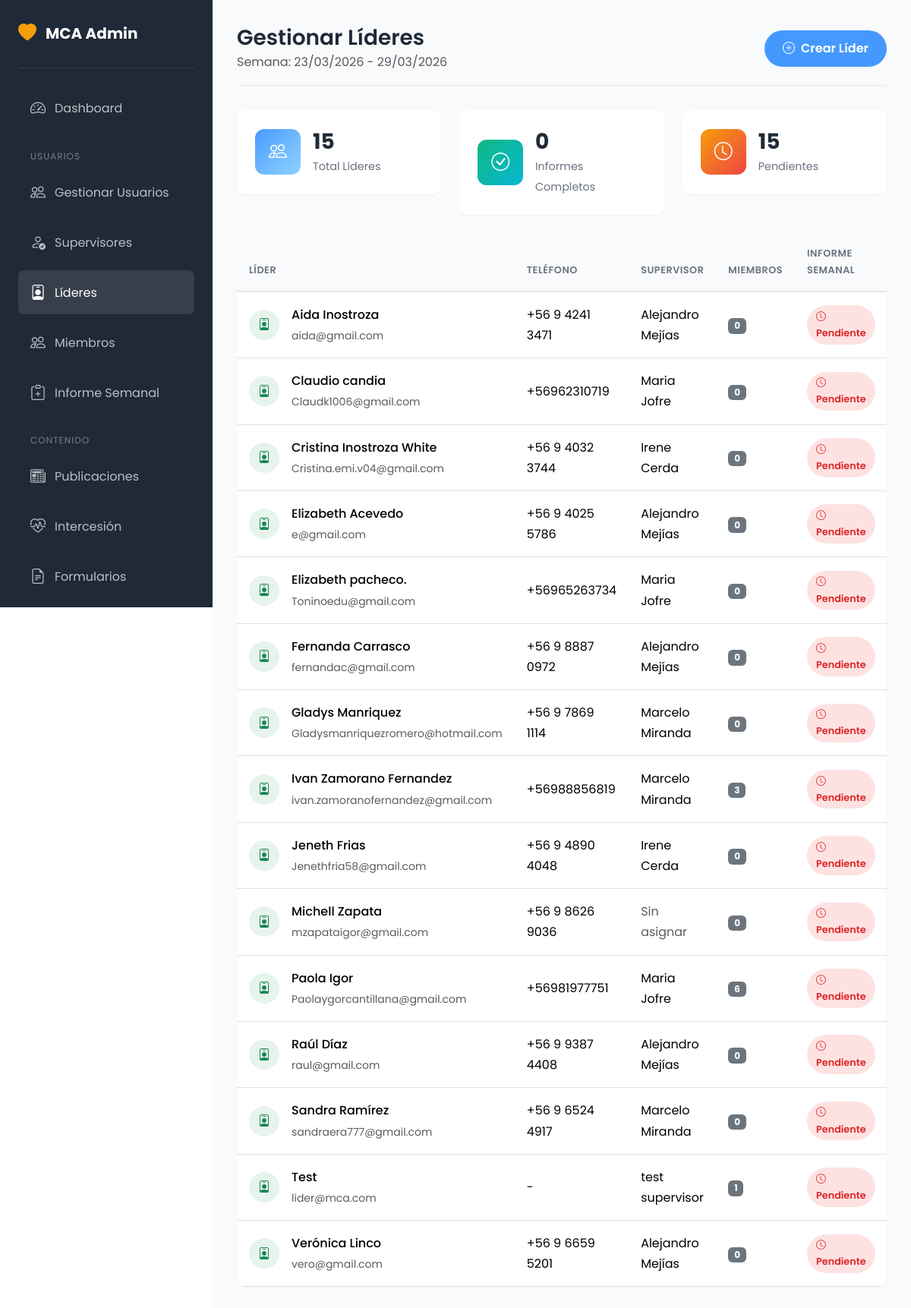
The page /MCA/admin/lideres.php (signed in) on the database its author committed.
### tables this page shows
CREATE TABLE `users` (
  `id` int(11) NOT NULL,
  `username` varchar(50) NOT NULL,
  `email` varchar(100) NOT NULL,
  `password` varchar(255) NOT NULL,
  `full_name` varchar(100) NOT NULL,
  `phone` varchar(20) DEFAULT NULL,
  `role` enum('admin','supervisor','lider','consolidador','admin_jovenes','admin_mujeres','admin_varones','admin_juveniles','admin_niños','admin_intercesion','user') NOT NULL DEFAULT 'user',
  `is_active` tinyint(1) NOT NULL DEFAULT 1,
  `created_at` timestamp NOT NULL DEFAULT current_timestamp(),
  `updated_at` timestamp NOT NULL DEFAULT current_timestamp() ON UPDATE current_timestamp()
);

### MCA/includes/functions.php (called while the page is built, shortened)
<?php
function sanitize($input) {
    return htmlspecialchars(trim($input), ENT_QUOTES, 'UTF-8');
}
function formatDate($date, $format = 'd/m/Y') {
    return date($format, strtotime($date));
}
function getWeekRange($date = null) {
    if (!$date) $date = date('Y-m-d');
    $timestamp = strtotime($date);
    $dayOfWeek = date('w', $timestamp);
    $monday = date('Y-m-d', strtotime("-$dayOfWeek days +1 day", $timestamp));
    $sunday = date('Y-m-d', strtotime("+6 days", strtotime($monday)));
    return ['inicio' => $monday, 'fin' => $sunday];
}
function getLeaderMembers($liderId) {
    try {
        $pdo = getConnection();
        $stmt = $pdo->prepare("SELECT * FROM miembros WHERE lider_id = ? AND is_active = 1 ORDER BY nombre");
        $stmt->execute([$liderId]);
        return $stmt->fetchAll();
    } catch (Exception $e) {
        return [];
    }
}
function getAllLeaders() {
    try {
        $pdo = getConnection();
        $stmt = $pdo->query("SELECT * FROM users WHERE role = 'lider' AND is_active = 1 ORDER BY full_name");
        return $stmt->fetchAll();
    } catch (Exception $e) {
        return [];
    }
}

### MCA/admin/lideres.php (the view, shortened to what this page needs)
<?php
require_once __DIR__ . '/../includes/functions.php';
$pdo = getConnection();
$lideres = getAllLeaders();
$weekRange = getWeekRange();
$lideresData = [];
foreach ($lideres as $lider) {
    $stmt = $pdo->prepare("SELECT * FROM informes_semanales WHERE lider_id = ? AND semana_inicio = ?");
    $stmt->execute([$lider['id'], $weekRange['inicio']]);
    $informe = $stmt->fetch();
    $miembros = getLeaderMembers($lider['id']);
    $stmt = $pdo->prepare("SELECT u.full_name FROM supervisor_lideres sl JOIN users u ON sl.supervisor_id = u.id WHERE sl.lider_id = ?");
    $stmt->execute([$lider['id']]);
    $supervisor = $stmt->fetchColumn();
    $lideresData[] = [
        'lider' => $lider,
        'miembros_count' => count($miembros),
        'supervisor' => $supervisor,
        'informe' => $informe,
        'informe_estado' => $informe ? $informe['estado'] : 'pendiente'
    ];
}
$pageTitle = 'Gestionar Líderes';
?>
<!DOCTYPE html>
<html lang="es">
<head>
    <link href="https://cdn.jsdelivr.net/npm/bootstrap@5.3.2/dist/css/bootstrap.min.css" rel="stylesheet">
    <link href="https://cdn.jsdelivr.net/npm/bootstrap-icons@1.11.1/font/bootstrap-icons.css" rel="stylesheet">
    <link href="<?= BASE_URL ?>/public/css/style.css" rel="stylesheet">
</head>
<body>
    <?php include __DIR__ . '/sidebar.php'; ?>
    <div class="admin-content">
        <div class="admin-header">
            <div>
                <h1><?= $pageTitle ?></h1>
                <p class="text-muted mb-0">Semana: <?= formatDate($weekRange['inicio']) ?> - <?= formatDate($weekRange['fin']) ?></p>
            </div>
            <a href="<?= BASE_URL ?>/admin/usuarios.php" class="btn btn-primary">
                <i class="bi bi-plus-circle me-2"></i>Crear Líder
            </a>
        </div>
        <div class="row g-4 mb-4">
            <div class="col-lg-4 col-md-6">
                <div class="stat-card">
                    <div class="icon primary">
                        <i class="bi bi-people"></i>
                    </div>
                    <div class="info">
                        <h3><?= count($lideres) ?></h3>
                        <span>Total Líderes</span>
                    </div>
                </div>
            </div>
            <div class="col-lg-4 col-md-6">
                <div class="stat-card">
                    <div class="icon success">
                        <i class="bi bi-check-circle"></i>
                    </div>
                    <div class="info">
                        <h3><?= count(array_filter($lideresData, fn($l) => $l['informe_estado'] === 'completado')) ?></h3>
                        <span>Informes Completos</span>
                    </div>
                </div>
            </div>
            <div class="col-lg-4 col-md-6">
                <div class="stat-card">
                    <div class="icon warning">
                        <i class="bi bi-clock"></i>
                    </div>
                    <div class="info">
                        <h3><?= count(array_filter($lideresData, fn($l) => $l['informe_estado'] !== 'completado')) ?></h3>
                        <span>Pendientes</span>
                    </div>
                </div>
            </div>
        </div>
        <div class="data-table">
            <table class="table">
                <thead>
                    <tr>
                        <th>Líder</th>
                        <th>Teléfono</th>
                        <th>Supervisor</th>
                        <th>Miembros</th>
                        <th>Informe Semanal</th>
                    </tr>
                </thead>
                <tbody>
                    <?php foreach ($lideresData as $data): ?>
                    <tr>
                        <td>
                            <div class="d-flex align-items-center">
                                <div class="rounded-circle bg-success bg-opacity-10 d-flex align-items-center justify-content-center me-3" style="width: 40px; height: 40px;">
                                    <i class="bi bi-person-badge text-success"></i>
                                </div>
                                <div>
                                    <p class="mb-0 fw-medium"><?= sanitize($data['lider']['full_name']) ?></p>
                                    <small class="text-muted"><?= sanitize($data['lider']['email']) ?></small>
                                </div>
                            </div>
                        </td>
                        <td><?= sanitize($data['lider']['phone']) ?: '-' ?></td>
                        <td><?= $data['supervisor'] ? sanitize($data['supervisor']) : '<span class="text-muted">Sin asignar</span>' ?></td>
                        <td><span class="badge bg-secondary"><?= $data['miembros_count'] ?></span></td>
                        <td>
                            <?php if ($data['informe_estado'] === 'completado'): ?>
                            <span class="status-badge active"><i class="bi bi-check-circle me-1"></i>Completado</span>
                            <?php elseif ($data['informe_estado'] === 'borrador'): ?>
                            <span class="status-badge" style="background: #fef3c7; color: #92400e;"><i class="bi bi-pencil me-1"></i>Borrador</span>
                            <?php else: ?>
                            <span class="status-badge inactive"><i class="bi bi-clock me-1"></i>Pendiente</span>
                            <?php endif; ?>
                        </td>
                    </tr>
                    <?php endforeach; ?>
                </tbody>
            </table>
        </div>
    </div>
</body>
</html>

### MCA/public/css/style.css (style rules this page uses)
:root { --primary-color: #4599FE; --primary-dark: #2f7CE6; --primary-light: #74B9FF; --secondary-color: #f59e0b; --secondary-dark: #d97706; --accent-color: #10b981; --dark-color: #1f2937; --light-color: #f3f4f6; --gradient-primary: linear-gradient(135deg, #4599FE 0%, #6FB8FF 50%, #8BD0FF 100%); --gradient-secondary: linear-gradient(135deg, #f59e0b 0%, #ef4444 100%); --gradient-accent: linear-gradient(135deg, #10b981 0%, #06b6d4 100%); --gradient-dark: linear-gradient(135deg, #1f2937 0%, #374151 100%); --font-primary: 'Poppins', sans-serif; --font-display: 'Playfair Display', serif; --shadow-sm: 0 1px 2px rgba(0,0,0,0.05); --shadow-md: 0 4px 6px -1px rgba(0,0,0,0.1), 0 2px 4px -1px rgba(0,0,0,0.06); --shadow-lg: 0 10px 15px -3px rgba(0,0,0,0.1), 0 4px 6px -2px rgba(0,0,0,0.05); --shadow-xl: 0 20px 25px -5px rgba(0,0,0,0.1), 0 10px 10px -5px rgba(0,0,0,0.04); --border-radius: 12px; --transition: all 0.3s ease; }
* { margin: 0; padding: 0; box-sizing: border-box; }
body { font-family: var(--font-primary); font-size: 16px; line-height: 1.7; color: var(--dark-color); background-color: #ffffff; overflow-x: hidden; }
html { overflow-x: hidden; }
h1, h2, h3, h4, h5, h6 { font-family: var(--font-primary); font-weight: 600; line-height: 1.3; margin-bottom: 1rem; }
a { text-decoration: none; transition: var(--transition); }
.btn { font-weight: 600; padding: 0.75rem 1.5rem; border-radius: 50px; transition: var(--transition); border: none; }
.btn-primary { background: var(--primary-color); color: white; }
.admin-content { margin-left: 280px; padding: 2rem; min-height: 100vh; background: #f8fafc; }
.admin-header { display: flex; justify-content: space-between; align-items: center; margin-bottom: 2rem; padding-bottom: 1rem; border-bottom: 1px solid #e5e7eb; }
.admin-header h1 { font-size: 1.75rem; margin-bottom: 0; }
.stat-card { background: white; border-radius: var(--border-radius); padding: 1.5rem; box-shadow: var(--shadow-sm); display: flex; align-items: center; gap: 1rem; }
.stat-card .icon { width: 60px; height: 60px; border-radius: 12px; display: flex; align-items: center; justify-content: center; font-size: 1.5rem; color: white; }
.stat-card .icon.primary { background: var(--gradient-primary); }
.stat-card .icon.success { background: var(--gradient-accent); }
.stat-card .icon.warning { background: var(--gradient-secondary); }
.stat-card .info h3 { font-size: 1.75rem; font-weight: 700; margin-bottom: 0; }
.stat-card .info span { color: #6b7280; font-size: 0.9rem; }
.data-table { background: white; border-radius: var(--border-radius); box-shadow: var(--shadow-sm); overflow: hidden; }
.data-table .table { margin-bottom: 0; }
.data-table .table th { background: #f8fafc; font-weight: 600; text-transform: uppercase; font-size: 0.8rem; letter-spacing: 0.5px; color: #6b7280; border-bottom: 2px solid #e5e7eb; padding: 1rem; }
.data-table .table td { padding: 1rem; vertical-align: middle; }
.status-badge { display: inline-block; padding: 0.25rem 0.75rem; border-radius: 50px; font-size: 0.8rem; font-weight: 600; }
.status-badge.inactive { background: #fee2e2; color: #dc2626; }
.container, .container-fluid, .row { box-sizing: border-box; }

### rows shown on the page
users: full_name "Aida Inostroza", email "aida@gmail.com", phone "+56 9 4241 3471", supervisor "Alejandro Mejías", miembros_count "0"
users: full_name "Claudio candia", email "Claudk1006@gmail.com", phone "+56962310719", supervisor "Maria Jofre", miembros_count "0"
users: full_name "Cristina Inostroza White", email "Cristina.emi.v04@gmail.com", phone "+56 9 4032 3744", supervisor "Irene Cerda", miembros_count "0"
users: full_name "Elizabeth Acevedo", email "e@gmail.com", phone "+56 9 4025 5786", supervisor "Alejandro Mejías", miembros_count "0"
users: full_name "Elizabeth pacheco.", email "Toninoedu@gmail.com", phone "+56965263734", supervisor "Maria Jofre", miembros_count "0"
users: full_name "Fernanda Carrasco", email "fernandac@gmail.com", phone "+56 9 8887 0972", supervisor "Alejandro Mejías", miembros_count "0"
users: full_name "Gladys Manriquez", email "Gladysmanriquezromero@hotmail.com", phone "+56 9 7869 1114", supervisor "Marcelo Miranda", miembros_count "0"
users: full_name "Ivan Zamorano Fernandez", email "ivan.zamoranofernandez@gmail.com", phone "+56988856819", supervisor "Marcelo Miranda", miembros_count "3"
users: full_name "Jeneth Frias", email "Jenethfria58@gmail.com", phone "+56 9 4890 4048", supervisor "Irene Cerda", miembros_count "0"
users: full_name "Michell Zapata", email "mzapataigor@gmail.com", phone "+56 9 8626 9036", shows "Sin asignar", miembros_count "0"
users: full_name "Paola Igor", email "Paolaygorcantillana@gmail.com", phone "+56981977751", supervisor "Maria Jofre", miembros_count "6"
users: full_name "Raúl Díaz", email "raul@gmail.com", phone "+56 9 9387 4408", supervisor "Alejandro Mejías", miembros_count "0"
users: full_name "Sandra Ramírez", email "sandraera777@gmail.com", phone "+56 9 6524 4917", supervisor "Marcelo Miranda", miembros_count "0"
users: full_name "Test", email "lider@mca.com", phone "-", supervisor "test supervisor", miembros_count "1"
users: full_name "Verónica Linco", email "vero@gmail.com", phone "+56 9 6659 5201", supervisor "Alejandro Mejías", miembros_count "0"

### other values the page prints
$pageTitle "Gestionar Líderes"
formatDate($weekRange['inicio']) "23/03/2026"
formatDate($weekRange['fin']) "29/03/2026"
count($lideres) "15"
